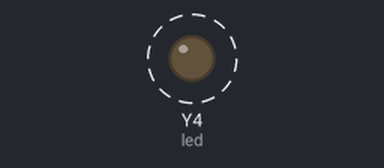
A program run on a simulated pyboard running MicroPython. Shown: output pins drawn as LEDs (lit = HIGH). Dashed ring = blinking. Files the program writes start out absent; what the program prints to the serial console is not drawn.

Above: at 0.1 s.
Timing chart, 0 to 3.0 s (numbered marks = the images above):
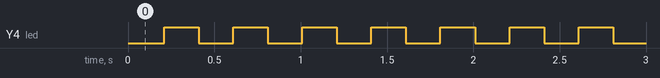

Measured:
- by itself, Y4 (led): alternates HIGH for 0.20 s and LOW for 0.20 s

The program:

sd_test.py
```python
from machine import Pin, SPI
import sdcard
import os

#Initialize the onboard LED as output
led = machine.Pin(25,machine.Pin.OUT)
# Toggle LED functionality
def BlinkLED(timer_one):
    led.toggle()
# Initialize the SD card
spi=SPI(1,baudrate=40000000,sck=Pin(10),mosi=Pin(11),miso=Pin(8))
sd=sdcard.SDCard(spi,Pin(9))
# Create a instance of MicroPython Unix-like Virtual File System (VFS),
vfs=os.VfsFat(sd)

# Mount the SD card
os.mount(sd,'/sd')
# Debug print SD card directory and files
print(os.listdir('/sd'))
# Create / Open a file in write mode.
# Write mode creates a new file.
# If  already file exists. Then, it overwrites the file.
file = open("/sd/sample.txt","w")
# Write sample text
for i in range(20):
    file.write("Sample text = %s\r\n" % i)

# Close the file
file.close()
# Again, open the file in "append mode" for appending a line
file = open("/sd/sample.txt","a")
file.write("Appended Sample Text at the END \n")
file.close()
# Open the file in "read mode".
# Read the file and print the text on debug port.
file = open("/sd/sample.txt", "r")
if file != 0:
    print("Reading from SD card")
    read_data = file.read()
    print (read_data)
file.close()
# Initialize timer_one. Used for toggling the on board LED
timer_one = machine.Timer()
# Timer one initialization for on board blinking LED at 200mS interval
timer_one.init(freq=5, mode=machine.Timer.PERIODIC, callback=BlinkLED)
```
